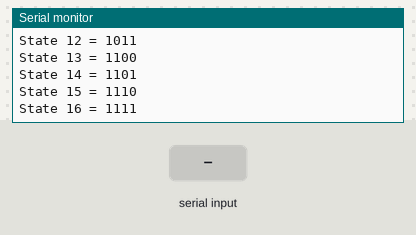
The sketch below on a simulated Arduino Uno, built with avr-gcc and run on an emulated ATmega328P. Parts: the last lines printed to the serial monitor. Inputs (shaded band) come from the test bench.

Above: at 6.4 s.
6.5 s: "define" received over Serial
At 9.0 s:
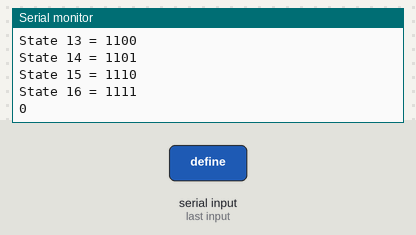
9.5 s: "90,45\n" received over Serial
At 11.3 s:
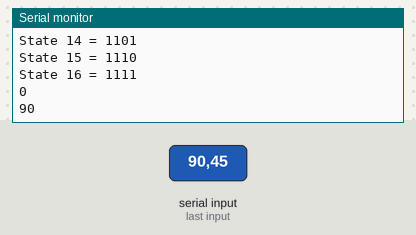

The sketch:

API_new_edition_1.ino
```cpp
/* BasicMSoRo.ino */
/* Author: Arun Niddish Mahendran
 * Last updated: 4/26/22
 * This code enables gait-based control of a multi-limbed robot with
 * with bang-bang (i.e., on/off) actuation. The user will use the
 * user-defined parameter block to define
 *   1. Arduino pin numbers
 *   2. time constants
 *   3. fundamental locomotion gaits
 * and can control gait switching by manipulating the loop block.
 * Future work:
 *   1. More advanced gait switching by recognizing common nodes,
 *      including automatic gait switching handling
 *   2. Communication with MATLAB for feedback control
 *   3. Automatic gait permutation handling
 */


/* User-defined parameters */
const int8_t motor[] ={2,3,5,6,9,10,11,12};      // motor pins on Arduino
const int T_transition = 450;    // total transition time constant in ms.
const int T_unspool = 50;        // motor unspooling time constant in ms.
int8_t cycle[20][20];
int8_t cycle_gait[20];
int8_t cycle1[10];
int8_t cycle2[10];                       // input gait cycle 2
String cmd;
int8_t g_aa[10];
int g_a[10];
char inString[50];
String gtype;
String gnum;
String gnum2;
String no_of_times;
int gnum1;
int gait_value_int;
String gait_type;
String gait_value;
String ser_read_string;
int no_of_times_int;
String check;
String gait_length;
int gait_length_int;
int i,j ;
int size_gait[10];
String gaits = "ABCDEFGHIJ";
int index;
/* If you want to use more than 2 cycles make sure to also add variables
 * to define their lengths.
 */
/* Initializations (should not change) */
const int8_t number_of_motors = sizeof(motor)/ 2;    // bang-bang control
/* If more robot states are desired (e.g., including intermediate actuation
 * states), the exponent base here can be adjusted.
 */
const int number_of_states = pow(2, number_of_motors);
/* Initialize matrix to store all actuation permutations (robot states). */
int state_matrix[number_of_motors][number_of_states] = { };
/* Use booleans to avoid excessive / unwanted motor unspooling. */
bool just_curled[number_of_motors] = { };
bool just_relaxed[number_of_motors] = { };
const int8_t cycle1_size = sizeof(cycle1);
const int8_t cycle2_size = sizeof(cycle2);

/* Setup function for communication and state definition (runs once). */
void setup() {
  Serial.begin(9600); // baud rate for serial monitor communication (bps).
  define_states();
  delay(5000);
}


/* Anything placed inside the loop function will cycle continously forever
 * unless interrupts are added.
 */
void loop()
{
  while(Serial.available()==0){}
    cmd = serial_read(); /* Initializing the action to be performed - to define gaits("define") or execute the gaits("start")*/
    if(cmd == "define")
    {
      define_cycle();
    }
    if(cmd == "start")
    {
      start_cycle();
    }
}

/* This  function defines a matrix of robot states. Basically, it labels each
 * state with a binary number that corresponds to which motors are on or off.
 * 1 = on, 0 = off
 */
void define_states() {
  for (int k=0; k<= number_of_states-1; k++) {
    int spacing=1;
    for (int j=number_of_motors-1; j>=0; j--) {
      if (state_matrix[j][k]==0 && k+spacing<=number_of_states-1){
        state_matrix[j][k+spacing]=1;
      }
      spacing = spacing*2;
    }
  }
  for (int m=0; m<=number_of_states-1; m++) {
    /* This part is optional as it just prints the binary value of each
     *  state number (helpful for debugging).
     */
    Serial.print("State ");
    Serial.print(m+1);
    Serial.print(" = ");
    for (int n=0; n<=number_of_motors-1;n++){
      Serial.print(state_matrix[n][m]);
    }
    Serial.println(" ");
    }
}

/* This  function controls the motor based on the gait cycle (i.e., array of
 * state numbers) provided.
 */
void cycle_through_states (int8_t *cycle, int8_t cycle_size) {
  for (int i=0; i<cycle_size;i++) {
    unsigned long transition_start = millis();
    Serial.print("State ");
    Serial.print(cycle[i]);
    Serial.print(": ");
    for (int j=0; j<=3; j++) {
      Serial.print(state_matrix[j][cycle[i]-1]);
      if (state_matrix[j][cycle[i]-1] == 0 && just_relaxed[j]==false) {
        digitalWrite(motor[2*j], LOW);
        digitalWrite(motor[2*j+1], HIGH);
        just_relaxed[j] = true;
        just_curled[j] = false;
      }
      else if (state_matrix[j][cycle[i]-1] == 1)  {
        digitalWrite(motor[2*j],HIGH);
        digitalWrite(motor[2*j+1], LOW);
        just_relaxed[j] = false;
        just_curled[j] = true;
      }
      if (j==3) {
        delay(T_unspool);
        for (int k=0; k<=3; k++) {
          if (state_matrix[k][cycle[i]-1] == 0) {
            digitalWrite(motor[2*k+1], LOW);
          }
          if (k==3){
            while (millis() -transition_start<= T_transition-1) {
            delay(1);
            }
            Serial.println("");
          }
        }
       }
    }
  }
}


/* This function takes input for defining the gait types.
 *  Example A = [2,3,5,9];
 */
void define_cycle()
{
  gait_type = serial_read();
  index = gaits.indexOf(gait_type);
  Serial.println(index);
  gait_value = "exist";
  i = 0;
      while(gait_value != "end")
       {
          gait_value = serial_read();
          gait_value_int = gait_value.toInt();
          Serial.println(gait_value_int);
          if(gait_value != "end")
          {
          cycle[index][i] = (int8_t)gait_value_int;
          i = i+1;
          }
       size_gait[index] = i;
       }
        Serial.println("#Defined"); /* This is printed so that Matlab can read it from Serial port for acknowledging that gait defining process
                                     has been completed*/
}

/*
 * For the given definition of gaits type, this function performs the execution of the gait and number of times it needs to be performed.
 * Example: "start A 12" - Performs gait A for 12 times.
 */
void start_cycle()
{
  byte ser_read;
  gait_type = serial_read();
  index = gaits.indexOf(gait_type);
  for(j = 0;j<i;j++)
    {
     cycle_gait[j] = cycle[index][j];
    }
  no_of_times = serial_read();
  no_of_times_int = no_of_times.toInt();
      for (int k=0; k<=no_of_times_int ; k++)
        {
//          cycle_through_states(cycle1, cycle1_size);
            cycle_through_states(cycle_gait, size_gait[index]);
        }
}

/* This functions reads data from serial port*/
String serial_read()
{
  byte ser_read;
  ser_read = Serial.readBytesUntil(' ', inString, 100);
  inString[ser_read] = '\0';
  ser_read_string = String(inString);
  return ser_read_string;
}
```

Measured:
- after the input at 6.5 s, the serial monitor: prints a new line after 2.0 s (image 1)
- after the input at 9.5 s, the serial monitor: prints a new line after 1.0 s (image 2)
